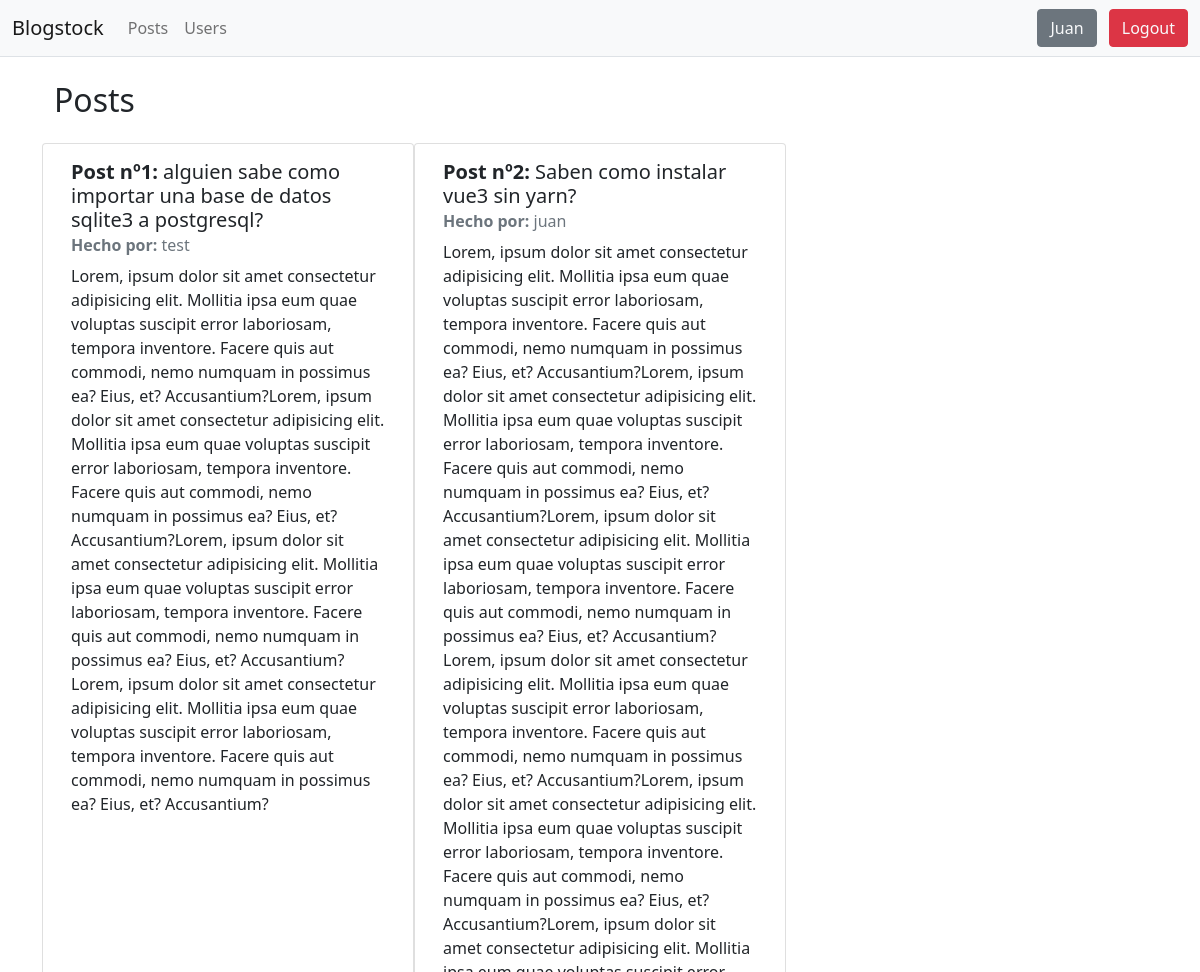
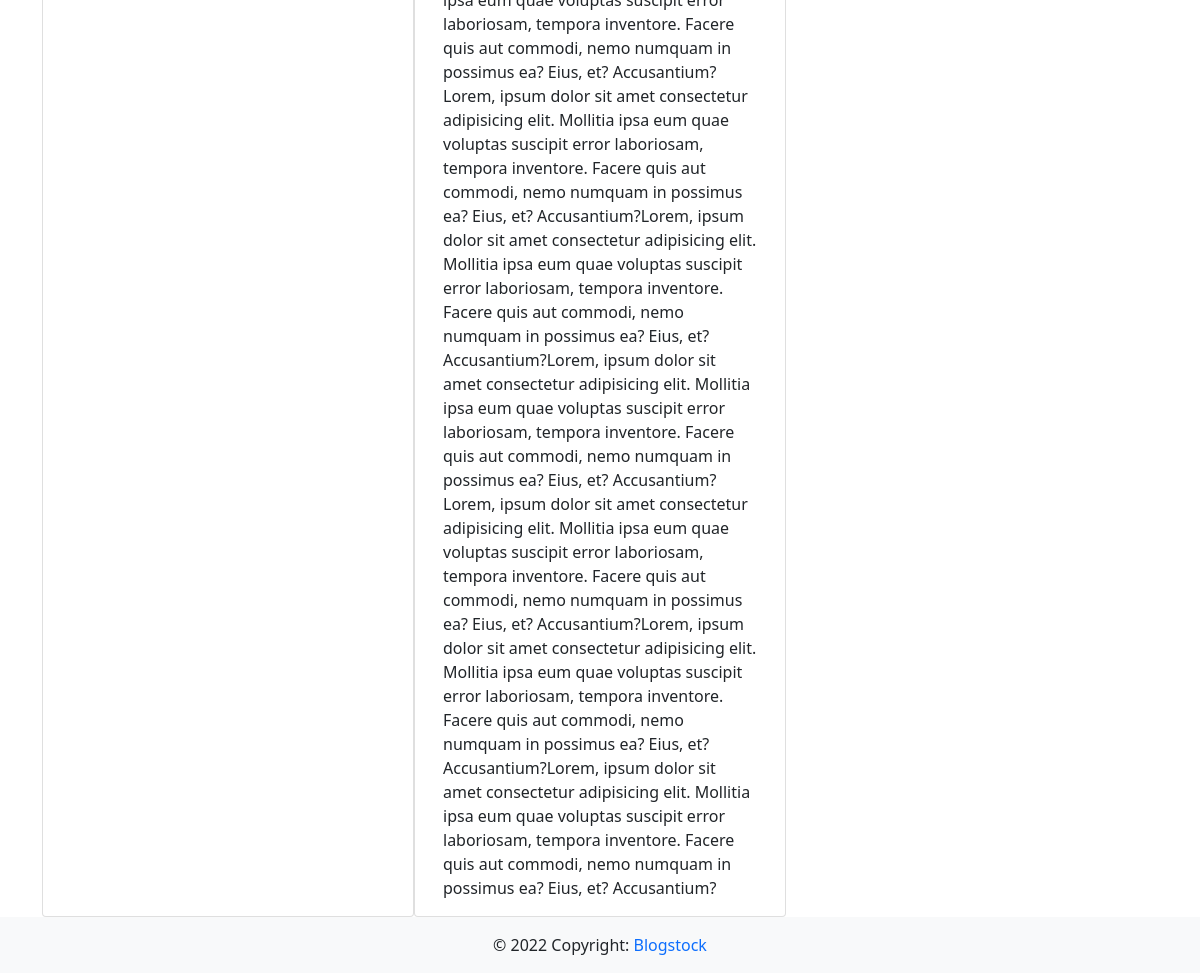
/posts (signed in), run on the app's committed database (2 pictures, top to bottom).
### app/models.py (models this page shows)
class User(db.Model, UserMixin):
    id = db.Column(db.Integer, primary_key=True)
    username = db.Column(db.String(150), unique=True)
    email = db.Column(db.String(150), unique=True)
    password = db.Column(db.String(255))
    posts = db.relationship('Post')

class Post(db.Model):
    id = db.Column(
        db.Integer, primary_key=True)
    title = db.Column(
        db.String(50))
    content = db.Column(
        db.String(10000))
    date = db.Column(
        db.DateTime(timezone=True), default=func.now())
    author_username = db.Column(
        db.String(150), db.ForeignKey('user.username')
    )

### app/views.py (the view)
@views.route("/posts")
def posts_page():
    posts = Post.query.all()
    return render_template(
        "posts.html",
        user=current_user, posts=posts)

### app/__init__.py (called while the page is built)
def create_app():
    app = Flask(__name__)
    app.config['SECRET_KEY'] = 'test'
    app.config['SQLALCHEMY_DATABASE_URI'] = f'sqlite:///{DB_NAME}'
    db.init_app(app)
    from .views import views
    app.register_blueprint(views, url_prefix="/")
    from .auth import auth
    app.register_blueprint(auth, url_prefix="/")
    from .models import User
    create_database(app)
    login_manager = LoginManager()
    login_manager.login_view = "auth.login"
    login_manager.init_app(app)
    @login_manager.user_loader
    def load_user(id):
        return User.query.get(int(id))
    @app.errorhandler(404)
    def page_not_found(error):
        return render_template("404.html", user=current_user), 404
    return app

### app/templates/posts.html (shortened to what this page needs)
{% extends "base.html" %}
{% block content %}
    <section class="container">
        <h2>Posts</h2>
        <div class="row mt-4">
            {% if posts %}
                {% for post in posts  %}
                    <div class="card col-md-4">
                        <div class="card-body">
                            <h5 class="card-title">
                                <strong>Post nº{{ post.id }}:</strong>
                                {{ post.title }}
                            </h5>
                            <h6 class="card-subtitle mb-2 text-muted">
                                <strong>Hecho por:</strong> {{ post.author_username }}
                            </h6>
                            <p class="card-text">
                                {{ post.content }}
                            </p>
                        </div>
                    </div>
                {% endfor %}
            {% else %}
                    <div class="alert alert-info" role="alert">
                        No posts available
                    </div>
            {% endif %}
        </div>
    </section>
{% endblock %}

### app/templates/base.html (shortened to what this page needs)
<!DOCTYPE html>
<html lang="en">
<head>
    <link href="https://cdn.jsdelivr.net/npm/bootstrap@5.0.2/dist/css/bootstrap.min.css" rel="stylesheet">
    <link rel="stylesheet" href="{{ url_for('static', filename='app.css') }}">
</head>
<body>
    <header class="border-bottom">
      <nav class="navbar navbar-expand-lg navbar-light bg-light">
        <div class="container-fluid">
          <a class="navbar-brand" href="{{ url_for('views.home_page') }}">Blogstock</a>
          <div class="collapse navbar-collapse" id="navbarSupportedContent">
            <ul class="navbar-nav me-auto mb-2 mb-lg-0">
              <li class="nav-item">
                <a href="{{ url_for('views.posts_page') }}" class="nav-link">Posts</a>
              </li>
              <li class="nav-item">
                <a href="{{ url_for('views.users_page') }}" class="nav-link">Users</a>
              </li>
            </ul>
            <div>
              {% if user.is_authenticated %}
                <button type="button" class="btn btn-secondary me-2">
                  <a class="text-light text-decoration-none" href="{{ url_for('views.user_dashboard_page') }}">{{user.username.title()}}</a>
                </button>
                <button type="button" class="btn btn-danger">
                  <a class="text-light text-decoration-none" href="{{ url_for('auth.logout') }}">Logout</a>
                </button>
              {% endif %}
            </div>
          </div>
        </div>
      </nav>
    </header>
    <main class="container mt-4">
      {% block content %}
      {% endblock %}
    </main>
    <footer class="bg-light text-center text-lg-start">
        <div class="text-center p-3">
          © 2022 Copyright:
          <a class="text-decoration-none" href="">Blogstock</a>
        </div>
    </footer>
</body>
</html>

### app/static/app.css (style rules this page uses)
html { min-height: 100vh; overflow-x: hidden; }
body { min-height: 100vh; display: flex; flex-direction: column; }
main { flex: 1 1 auto; }

### data on the page
User: username "Juan"
Post: id "1", title "alguien sabe como importar una base de datos sqlite3 a postgresql?", author_username "test", content "Lorem, ipsum dolor sit amet consectetur adipisicing elit. Mollitia ipsa eum quae voluptas suscipit error laboriosam, tempora inventore. Facere quis aut commodi, nemo numquam in possimus ea? Eius, et? Accusantium?Lorem, ipsum dolor sit amet consectetur adipisicing elit. Mollitia ipsa eum quae voluptas suscipit error laboriosam, tempora inventore. Facere quis aut commodi, nemo numquam in possimus ea? Eius, et? Accusantium?Lorem, ipsum dolor sit amet consectetur adipisicing elit. Mollitia ipsa eum quae voluptas suscipit error laboriosam, tempora inventore. Facere quis aut commodi, nemo numquam in possimus ea? Eius, et? Accusantium?Lorem, ipsum dolor sit amet consectetur adipisicing elit.…"
Post: id "2", title "Saben como instalar vue3 sin yarn?", author_username "juan", content "Lorem, ipsum dolor sit amet consectetur adipisicing elit. Mollitia ipsa eum quae voluptas suscipit error laboriosam, tempora inventore. Facere quis aut commodi, nemo numquam in possimus ea? Eius, et? Accusantium?Lorem, ipsum dolor sit amet consectetur adipisicing elit. Mollitia ipsa eum quae voluptas suscipit error laboriosam, tempora inventore. Facere quis aut commodi, nemo numquam in possimus ea? Eius, et? Accusantium?Lorem, ipsum dolor sit amet consectetur adipisicing elit. Mollitia ipsa eum quae voluptas suscipit error laboriosam, tempora inventore. Facere quis aut commodi, nemo numquam in possimus ea? Eius, et? Accusantium?Lorem, ipsum dolor sit amet consectetur adipisicing elit.…"
